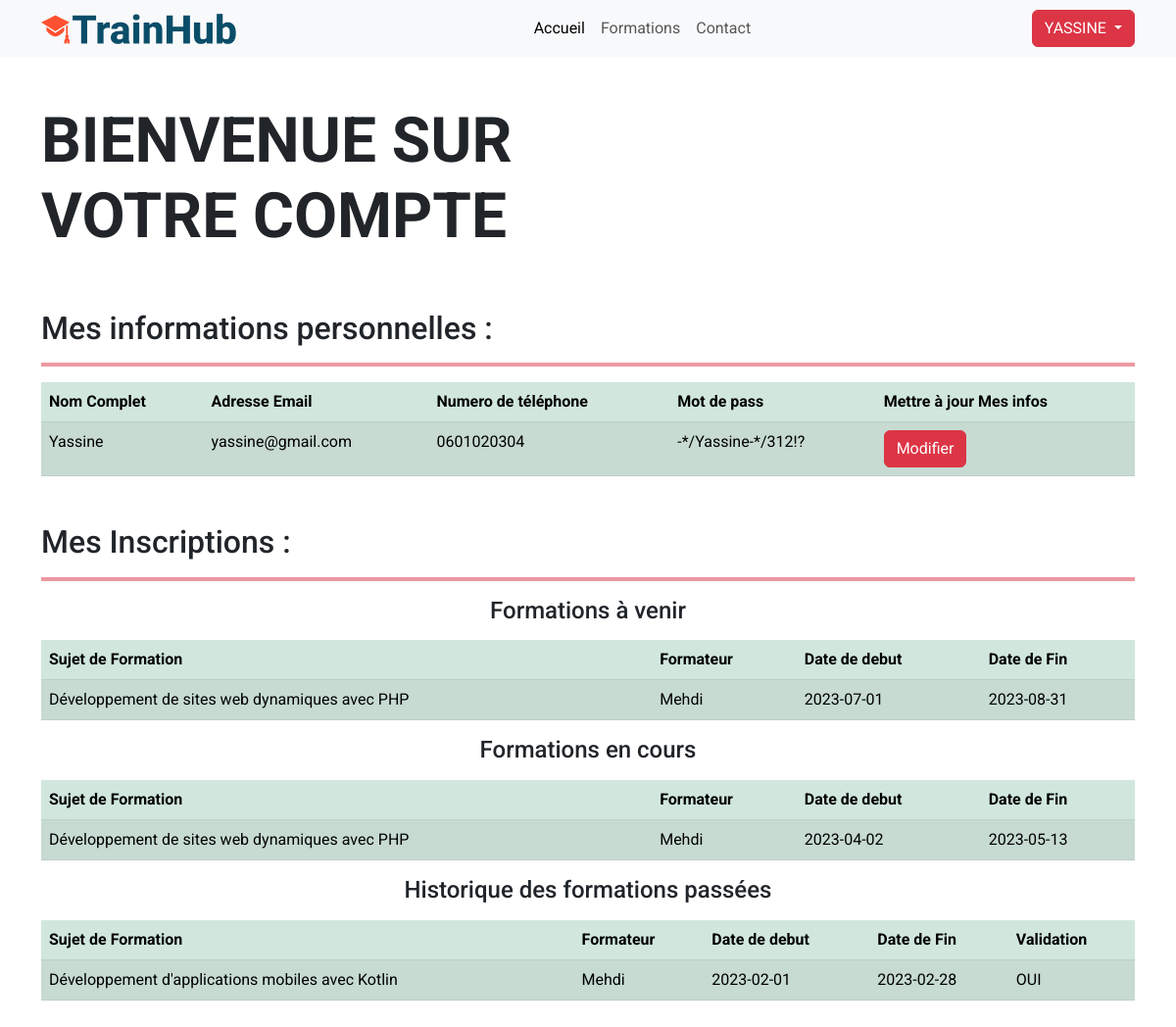
Page /profil.php (signed in) on the committed database.
### tables this page shows
CREATE TABLE IF NOT EXISTS `apprenant` (
  `ID_APPRENANT` int NOT NULL AUTO_INCREMENT,
  `NOM_APPRENANT` varchar(40) DEFAULT NULL,
  `EMAIL_APPRENANT` varchar(120) DEFAULT NULL,
  `MDP_APPRENANT` varchar(30) DEFAULT NULL,
  `TELE_APPRENANT` decimal(10,0) DEFAULT NULL,
  PRIMARY KEY (`ID_APPRENANT`)
);

CREATE TABLE IF NOT EXISTS `inscription` (
  `ID_INSCRIPTION` int NOT NULL AUTO_INCREMENT,
  `ID_APPRENANT` int NOT NULL,
  `ID_SESSION` int NOT NULL,
  `VALIDATION` varchar(3) DEFAULT NULL,
  PRIMARY KEY (`ID_INSCRIPTION`),
  KEY `FK_INSCRIPT_SINSCRIRE_APPRENAN` (`ID_APPRENANT`),
  KEY `FK_INSCRIPT_SINSCRIRE_SESSION` (`ID_SESSION`)
);

CREATE TABLE IF NOT EXISTS `formation` (
  `ID_FORMATION` int NOT NULL AUTO_INCREMENT,
  `ID_ADMIN` int NOT NULL,
  `SUJET_FORMATION` varchar(150) DEFAULT NULL,
  `CATEGORIE_FORMATION` varchar(30) DEFAULT NULL,
  `HORRAIRE_FORMATION` time DEFAULT NULL,
  `DESCRIPTIVE_FORMATION` varchar(1000) DEFAULT NULL,
  PRIMARY KEY (`ID_FORMATION`),
  KEY `FK_FORMATIO_CREER_ADMIN` (`ID_ADMIN`)
);

CREATE TABLE IF NOT EXISTS `formateur` (
  `ID_FORMATEUR` int NOT NULL AUTO_INCREMENT,
  `ID_ADMIN` int NOT NULL,
  `NOM_FORMATEUR` varchar(40) DEFAULT NULL,
  `EMAIL_FORMATEUR` varchar(120) DEFAULT NULL,
  `MDP_FORMATEUR` varchar(30) DEFAULT NULL,
  PRIMARY KEY (`ID_FORMATEUR`),
  KEY `FK_FORMATEU_GERER_ADMIN` (`ID_ADMIN`)
);

CREATE TABLE IF NOT EXISTS `session` (
  `ID_SESSION` int NOT NULL AUTO_INCREMENT,
  `ID_FORMATEUR` int NOT NULL,
  `ID_FORMATION` int NOT NULL,
  `DATE_DEBUT_SESSION` date DEFAULT NULL,
  `DATE_FIN_SESSION` date DEFAULT NULL,
  `NOMBRE_PLACES_SESSION` smallint DEFAULT NULL,
  `ETAT_SESSION` varchar(50) DEFAULT NULL,
  PRIMARY KEY (`ID_SESSION`),
  KEY `FK_SESSION_AFFECTER_FORMATEU` (`ID_FORMATEUR`),
  KEY `FK_SESSION_CONCERNE_FORMATIO` (`ID_FORMATION`)
);

### profil.php (the view, shortened to what this page needs)
<?php
include("./db_connection.php");
$id_apprenant = $_SESSION['id_apprenant'];
?>
<!doctype html>
<html lang="en">
  <head>
    <link rel="stylesheet" href="styles.css">
    <link href="https://cdn.jsdelivr.net/npm/bootstrap@5.3.0-alpha3/dist/css/bootstrap.min.css" rel="stylesheet">
  </head>
  <body>
    <header class="sticky-top">
      <nav class="navbar navbar-expand-lg navbar-light bg-light">
        <div class="container">
          <a class="navbar-brand" href="index.php">
            <img src="icons/logo.png" alt="Logo" width="200">
          </a>
          <div class="collapse navbar-collapse" id="navbarNav">
            <ul class="navbar-nav mx-auto">
              <li class="nav-item">
                <a class="nav-link active" href="index.php">Accueil</a>
              </li>
              <li class="nav-item">
                <a class="nav-link" href="./formation.php">Formations</a>
              </li>
              <li class="nav-item">
                <a class="nav-link" href="#">Contact</a>
              </li>
            </ul>
            <div class="d-flex">
            <?php
                  if (isset($_SESSION['email'])) {
                      echo '
                      <div class="dropdown">
                        <button class="btn btn-danger dropdown-toggle text-uppercase" type="button" data-bs-toggle="dropdown" aria-expanded="false">
                          '. $_SESSION['full_name'] .'
                        </button>
                        <ul class="dropdown-menu">
                          <li><a class="dropdown-item" href="./profil.php">Mon Profil</a></li>
                          <li><a class="dropdown-item" href="#">Editer Mes Informations</a></li>
                          <li><hr class="dropdown-divider"></li>
                          <li><a class="dropdown-item" href="logout.php">Se Deconnecter</a></li>
                        </ul>
                      </div>';
                  } else {
                      echo '<a href="login.php" class="btn btn-outline-danger me-2" type="button">Login</a>
                      <a class="btn btn-danger" type="button">Sign up</a>';
                  }
                ?>
            </div>
          </div>
        </div>
      </nav>
    </header>
    <section class="container my-5">
      <div class="row">
        <div class="col-md-6 d-flex flex-column justify-content-center align-items-start gap-5">
          <h1 class="slide-title">Bienvenue sur votre compte</h1>
        </div>
      </div>
    </section>
    <section class="container my-5">
      <h2>Mes informations personnelles :</h2>
      <hr class="border border-danger border-2 opacity-50">
      <table class="table table-success table-striped table-hover">
        <thead>
          <tr>
            <th scope="col">Nom Complet</th>
            <th scope="col">Adresse Email</th>
            <th scope="col">Numero de téléphone</th>
            <th scope="col">Mot de pass</th>
            <th scope="col">Mettre à jour Mes infos</th>
          </tr>
        </thead>
        <tbody>
          <tr>
              <?php
                $sql = "SELECT * FROM `apprenant` WHERE ID_APPRENANT = '$id_apprenant'";
                $stms = $db_connection->prepare($sql);
                $stms->execute();
                $row = $stms->fetch(PDO::FETCH_ASSOC);
              ?>
            <td><?php echo $row['NOM_APPRENANT']?></td>
            <td><?php echo $row['EMAIL_APPRENANT']?></td>
            <td>0<?php echo $row['TELE_APPRENANT']?></td>
            <td><?php echo $row['MDP_APPRENANT']?></td>
            <td><button class="btn btn-danger">Modifier</button></td>
          </tr>
        </tbody>
      </table>
    </section>
    <section class="container my-5">
      <h2>Mes Inscriptions : </h2>
      <hr class="border border-danger border-2 opacity-50">
      <h4 class="text-center my-3">Formations à venir</h4>
      <table class="table table-success table-striped table-hover">
        <thead>
          <tr>
            <th scope="col">Sujet de Formation</th>
            <th scope="col">Formateur</th>
            <th scope="col">Date de debut</th>
            <th scope="col">Date de Fin</th>
          </tr>
        </thead>
        <tbody>
              <?php
                $sql = "SELECT *, f.SUJET_FORMATION, fo.NOM_FORMATEUR FROM inscription i
                JOIN session s on s.ID_SESSION = i.ID_SESSION
                JOIN formation f on f.ID_FORMATION = S.ID_FORMATION
                JOIN formateur fo on fo.ID_FORMATEUR = S.ID_FORMATEUR
                WHERE ID_APPRENANT = '$id_apprenant' AND s.DATE_DEBUT_SESSION > NOW()";
                $stms = $db_connection->prepare($sql);
                $stms->execute();
                while($row = $stms->fetch(PDO::FETCH_ASSOC)) {
                  echo "
                    <tr>
                      <td>".$row['SUJET_FORMATION']."</td>
                      <td>".$row['NOM_FORMATEUR']."</td>
                      <td>".$row['DATE_DEBUT_SESSION']."</td>
                      <td>".$row['DATE_FIN_SESSION']."</td>
                    </tr>
                  ";
                }
              ?>
        </tbody>
      </table>
      <h4 class="text-center my-3">Formations en cours</h4>
      <table class="table table-success table-striped table-hover">
        <thead>
          <tr>
            <th scope="col">Sujet de Formation</th>
            <th scope="col">Formateur</th>
            <th scope="col">Date de debut</th>
            <th scope="col">Date de Fin</th>
          </tr>
        </thead>
        <tbody>
              <?php
                $sql = "SELECT *, f.SUJET_FORMATION, fo.NOM_FORMATEUR FROM inscription i JOIN session s on s.ID_SESSION = i.ID_SESSION JOIN formation f on f.ID_FORMATION = S.ID_FORMATION JOIN formateur fo on fo.ID_FORMATEUR = S.ID_FORMATEUR WHERE ID_APPRENANT = '$id_apprenant' AND s.DATE_FIN_SESSION > NOW() AND s.DATE_DEBUT_SESSION < NOW()";
                $stms = $db_connection->prepare($sql);
                $stms->execute();
                while($row = $stms->fetch(PDO::FETCH_ASSOC)) {
                  echo "
                    <tr>
                      <td>".$row['SUJET_FORMATION']."</td>
                      <td>".$row['NOM_FORMATEUR']."</td>
                      <td>".$row['DATE_DEBUT_SESSION']."</td>
                      <td>".$row['DATE_FIN_SESSION']."</td>
                    </tr>
                  ";
                }
              ?>
        </tbody>
      </table>
      <h4 class="text-center my-3">Historique des formations passées</h4>
      <table class="table table-success table-striped table-hover">
        <thead>
          <tr>
            <th scope="col">Sujet de Formation</th>
            <th scope="col">Formateur</th>
            <th scope="col">Date de debut</th>
            <th scope="col">Date de Fin</th>
            <th scope="col">Validation</th>
          </tr>
        </thead>
        <tbody>
              <?php
                $sql = "SELECT *, f.SUJET_FORMATION, fo.NOM_FORMATEUR FROM inscription i JOIN session s on s.ID_SESSION = i.ID_SESSION JOIN formation f on f.ID_FORMATION = S.ID_FORMATION JOIN formateur fo on fo.ID_FORMATEUR = S.ID_FORMATEUR WHERE ID_APPRENANT = '$id_apprenant' AND s.DATE_FIN_SESSION < NOW()";
                $stms = $db_connection->prepare($sql);
                $stms->execute();
                while($row = $stms->fetch(PDO::FETCH_ASSOC)) {
                  echo "
                    <tr>
                      <td>".$row['SUJET_FORMATION']."</td>
                      <td>".$row['NOM_FORMATEUR']."</td>
                      <td>".$row['DATE_DEBUT_SESSION']."</td>
                      <td>".$row['DATE_FIN_SESSION']."</td>
                      <td>".$row['VALIDATION']."</td>
                    </tr>
                  ";
                }
              ?>
        </tbody>
      </table>
    </section>
</body>
</html>

### styles.css (style rules this page uses)
* { font-family: 'Roboto', sans-serif; }
.slide-title { font-size: 64px; text-transform: uppercase; font-weight: 700; }

### rows in the picture
apprenant: NOM_APPRENANT "Yassine", EMAIL_APPRENANT "yassine@gmail.com", TELE_APPRENANT "601020304", MDP_APPRENANT "-*/Yassine-*/312!?"
inscription: formation.SUJET_FORMATION "Développement de sites web dynamiques avec PHP", formateur.NOM_FORMATEUR "Mehdi", ID_SESSION.DATE_DEBUT_SESSION "2023-07-01", ID_SESSION.DATE_FIN_SESSION "2023-08-31"
inscription: formation.SUJET_FORMATION "Développement de sites web dynamiques avec PHP", formateur.NOM_FORMATEUR "Mehdi", ID_SESSION.DATE_DEBUT_SESSION "2023-04-02", ID_SESSION.DATE_FIN_SESSION "2023-05-13"
inscription: formation.SUJET_FORMATION "Développement d'applications mobiles avec Kotlin", formateur.NOM_FORMATEUR "Mehdi", ID_SESSION.DATE_DEBUT_SESSION "2023-02-01", ID_SESSION.DATE_FIN_SESSION "2023-02-28", VALIDATION "OUI"

### other values in the picture
$_SESSION['full_name'] "YASSINE"
